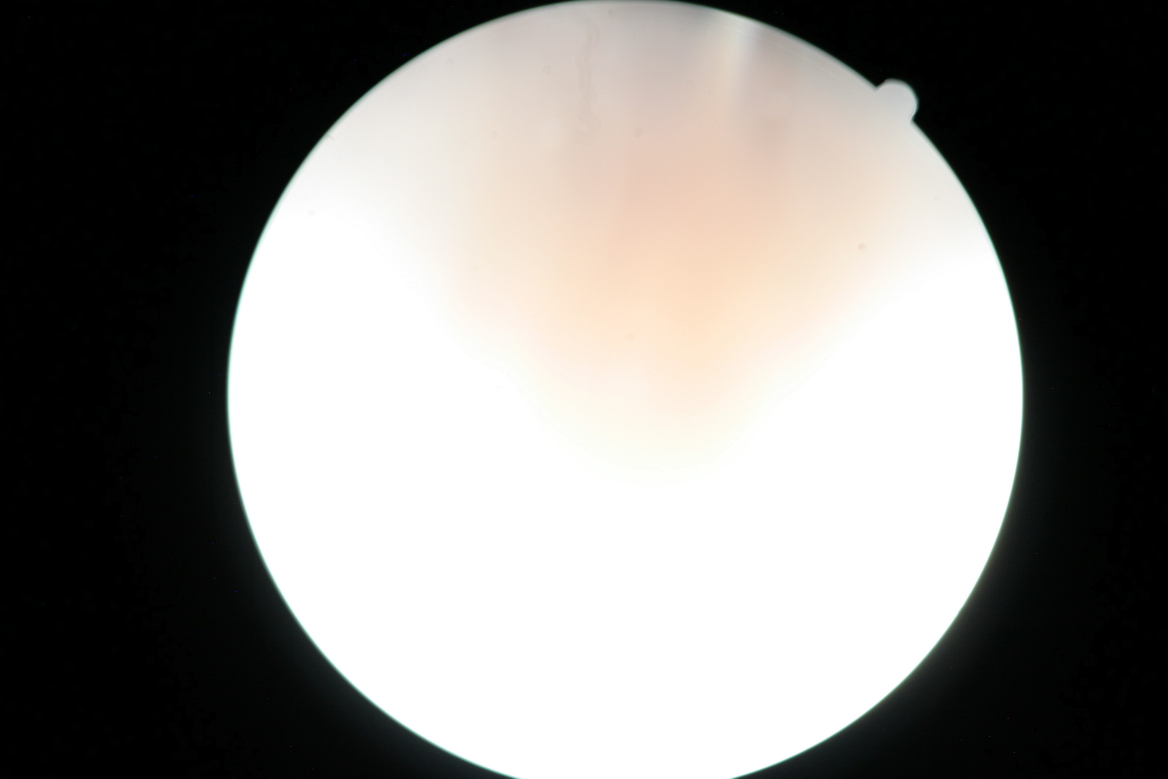
//> input picture 17335_left.jpeg, 3504 x 2336 px (shown at 1/3 size)
$ ./features 17335_left.jpeg   (built with g++ and OpenCV 4)
//> lines starting //> are read from the running program, lines starting //| are printed output that depends on the picture; after the words box and inside, x2 and y2 are one past the last pixel; in counts of white or black regions, pixels touching at a corner belong together
#include<opencv2/core/core.hpp>
#include<opencv2/highgui/highgui.hpp>
#include "opencv2/imgcodecs.hpp"
#include "opencv2/photo/photo.hpp"
#include "opencv2/imgproc/imgproc.hpp"
#include "opencv2/highgui/highgui.hpp"
#include<iostream>
#include<fstream>
#include "opencv2/imgproc/types_c.h"

using namespace cv;
using namespace std;
# define db double

void getroi(Rect roi[7],int r,int c);
db getspfreq(Mat I);
void GLCM(Mat src,Mat dest,int d);
db getcontrast(Mat I);
db getentropy(Mat I);
Mat cropimg(Mat src);

int main( int argc, char** argv )
{
	Mat src,lab,dest;
	Rect roi[7];
	int r,c;
    ofstream fout("feature.txt",ios::out);

	Scalar avg,stddev,av,st;
	Scalar mu[7],dev[7],skew[7],kurt[7],var[7],spfreq[7],contrast[7],entropy[7];

    //Read in image and crop and resize it
    src= imread( argv[1], 1 );
//> src is the input picture: 2336 rows x 3504 cols, CV_8UC3; mean B, G, R 130.6, 133.7, 135.9
    src=cropimg(src);
//> in cropimg, `cvtColor(img,img,CV_BGR2GRAY);`:
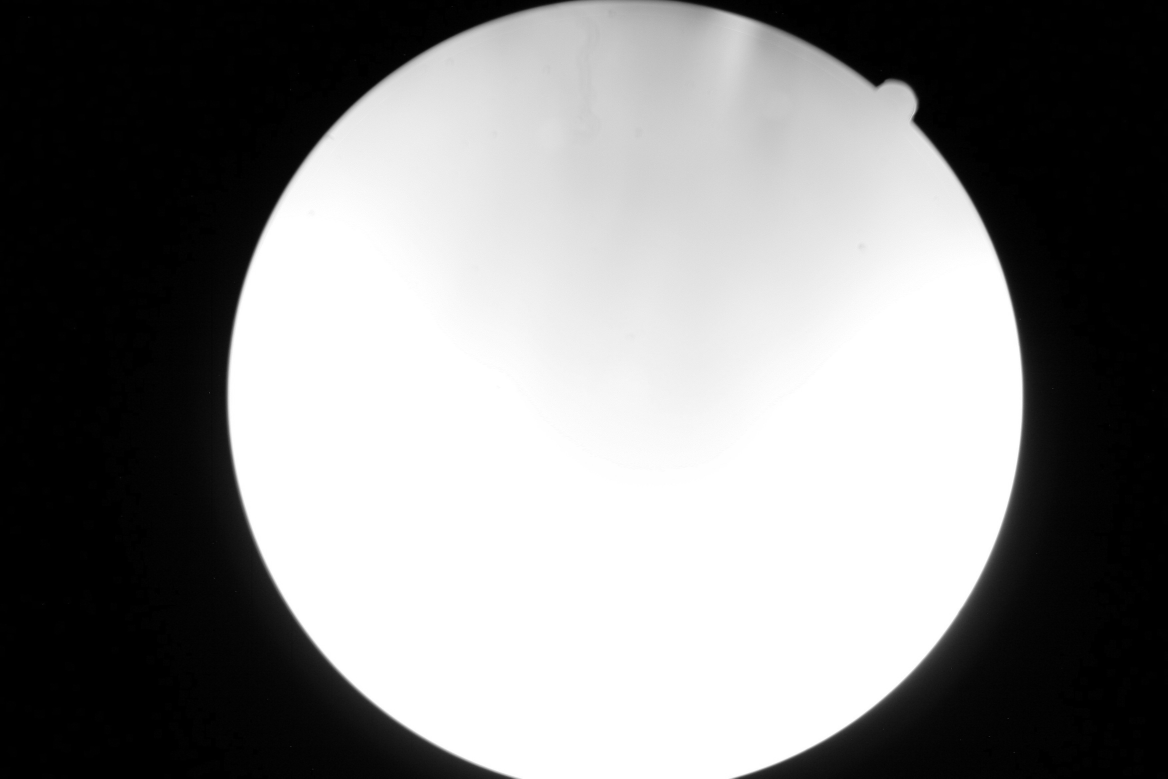
//> img: 2336 rows x 3504 cols, CV_8UC1 (shown at 1/3 size); min 0, max 255, mean 134
//> in cropimg, `threshold(img,img,10,255,CV_THRESH_BINARY);`:
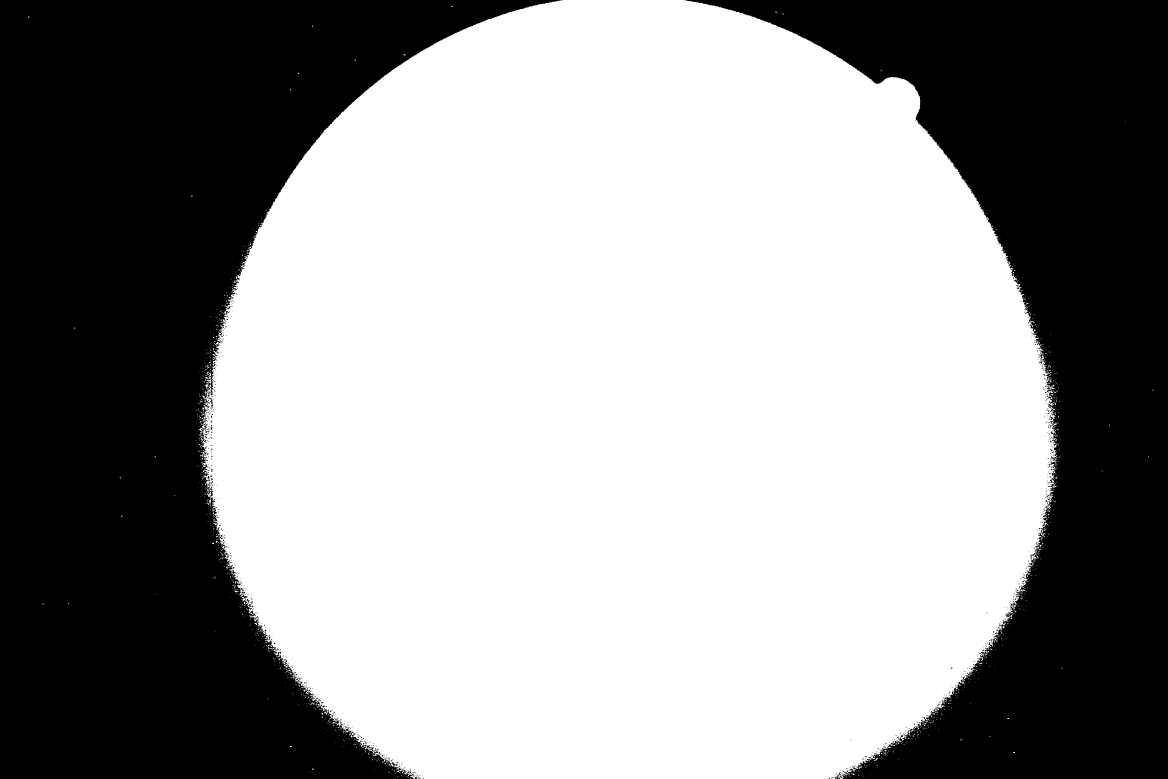
//> img: 2336 rows x 3504 cols, CV_8UC1 (shown at 1/3 size); 59.2% white; 934 black regions (894 under 20 px)
//> in cropimg, `GaussianBlur(img,img,Size(21,21),0,0);`:
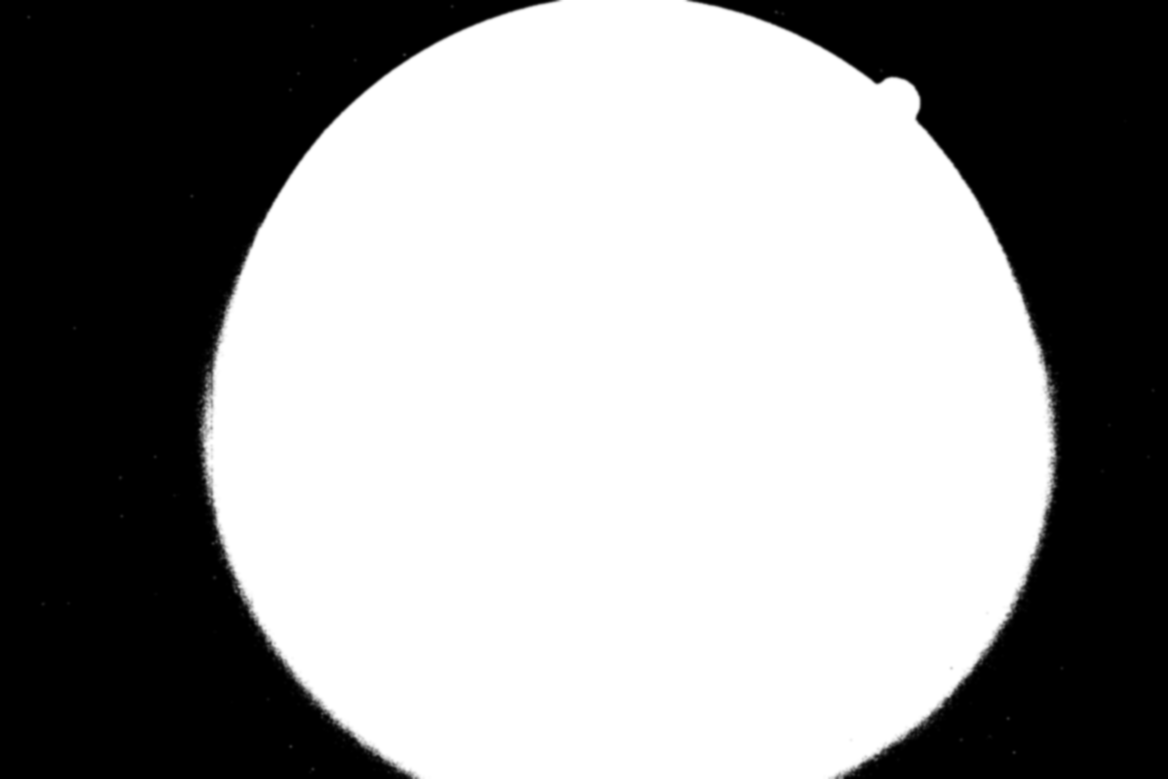
//> img: 2336 rows x 3504 cols, CV_8UC1 (shown at 1/3 size); 3.15% of pixels changed, all inside (x1, y1, x2, y2) = (76, 0, 3470, 2336)
//> in cropimg, `findContours(img,contours,hierarchy,CV_RETR_TREE,CV_CHAIN_APPROX_SIMPL..`: contours = 54 contours, 4 with area under 20; largest, box (x1, y1, x2, y2) and area: (579, 0, 3191, 2336) 4972763, (2318, 25, 2359, 52) 727, (922, 2297, 950, 2325) 496, (2955, 2199, 2982, 2222) 432, (632, 1721, 656, 1745) 406
//> in cropimg, `Mat dest=src(boundingRect(contours[0]));`:
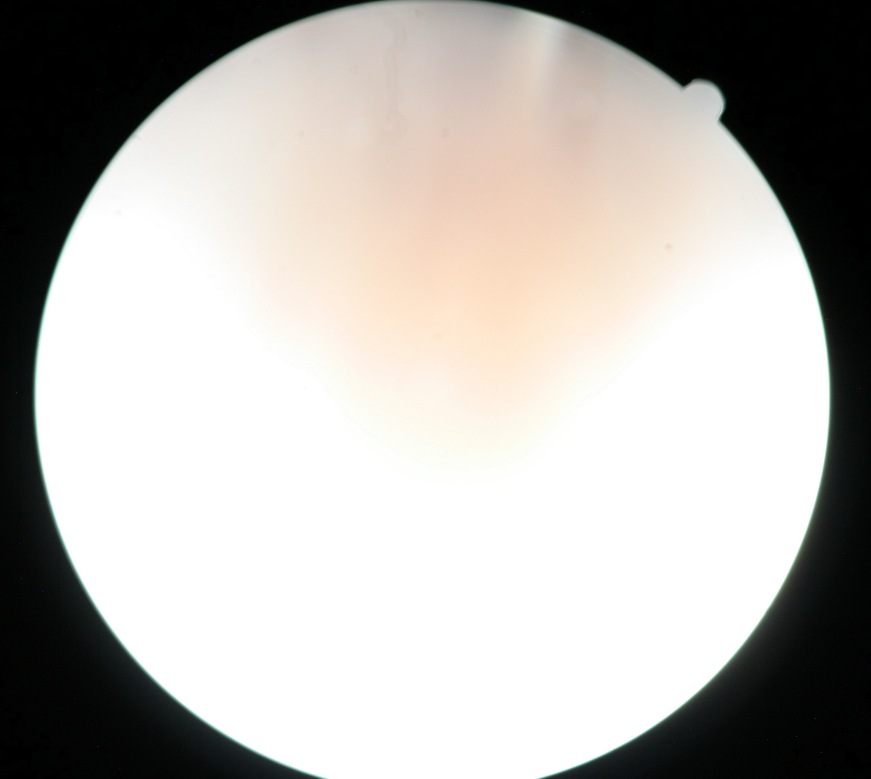
//> dest: 2336 rows x 2612 cols, CV_8UC3 (shown at 1/3 size); mean B, G, R 175, 179.1, 182.1
    resize(src,src,Size(650,560));
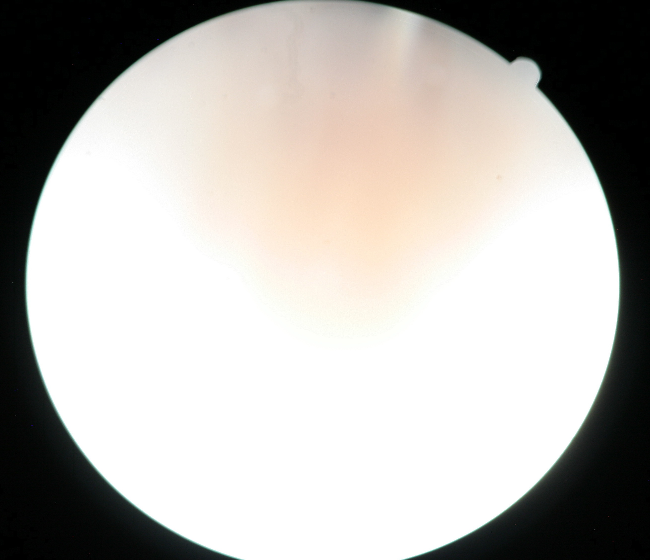
//> src: 560 rows x 650 cols, CV_8UC3; mean B, G, R 175, 179, 182

    //Splitting into 7 regions of interest
    r=src.rows; c=src.cols;
//> after `r = src.rows`: r = 560
//> after `c = src.cols`: c = 650
    getroi(roi,r,c);

    //Converting to CIE*Lab space
 	cvtColor( src, dest, CV_BGR2Lab );
//> dest: 560 rows x 650 cols, CV_8UC3; mean of channels 0, 1, 2 180.2, 128.4, 130.4
 	cout<<"1\n";
    for(int j=0;j<7;j++){
 		lab=dest(roi[j]);

        //Calculating mean and standard deviation
 		meanStdDev(lab,mu[j],dev[j]);

        //Splitting into the three channels L,a,b
        Mat channel[3];
 		split(lab,channel);

        //Calculating the skew for each of the three channels L,a,b
cout<<"skew\n";
        Mat x3; pow(lab,3,x3);
 		meanStdDev(x3,avg,stddev);
 		for(int i=0;i<3;i++)
 			skew[j][i]=(avg[i]-3*mu[j][i]*dev[j][i]*dev[j][i]-mu[j][i]*mu[j][i]*mu[j][i])/(dev[j][i]*dev[j][i]*dev[j][i]);

        Mat x4; pow(lab,4,x4);
 		meanStdDev(x4,av,st);


        //Calculating the kurtosis for each of the three channels L,a,b
cout<<"kurtosis\n";
        for(int i=0;i<3;i++)
 			kurt[j][i]=(av[i]-4*mu[j][i]*avg[i]+6*mu[j][i]*mu[j][i]*dev[j][i]*dev[j][i]+3*mu[j][i]*mu[j][i]*mu[j][i]*mu[j][i])/(dev[j][i]*dev[j][i]*dev[j][i]*dev[j][i]);

        //Calculating the variance for each of the three channels L,a,b
cout<<"variance\n";
        for(int i=0;i<3;i++)
 			var[j][i]=dev[j][i]*dev[j][i];

        //Calculating the spatial frequency for each of the three channels L,a,b
cout<<"spatial frequency\n";
        for(int i=0;i<3;i++){
 			spfreq[j][i]=getspfreq(channel[i]);
 		}

        //Calculating the contrast and entropy(Haralick features) for each of the three channels L,a,b
cout<<"contrast and entropy\n";
        for(int i=0;i<3;i++){
            Mat frame=Mat::zeros(256,256,CV_64FC1);
            GLCM(channel[i],frame,1);
            contrast[j][i]=getcontrast(frame);
            entropy[j][i]=getentropy(frame);
        }

        //Writing the feature vector into a text file
 		fout<<mu[j][0]<<"\n"<<mu[j][1]<<"\n"<<mu[j][2]<<"\n";
 		fout<<dev[j][0]<<"\n"<<dev[j][1]<<"\n"<<dev[j][2]<<"\n";
 		fout<<skew[j][0]<<"\n"<<skew[j][1]<<"\n"<<skew[j][2]<<"\n";
 		fout<<kurt[j][0]<<"\n"<<kurt[j][1]<<"\n"<<kurt[j][2]<<"\n";
 		fout<<var[j][0]<<"\n"<<var[j][1]<<"\n"<<var[j][2]<<"\n";
 		fout<<spfreq[j][0]<<"\n"<<spfreq[j][1]<<"\n"<<spfreq[j][2]<<"\n";
        fout<<contrast[j][0]<<"\n"<<contrast[j][1]<<"\n"<<contrast[j][2]<<"\n";
        fout<<entropy[j][0]<<"\n"<<entropy[j][1]<<"\n"<<entropy[j][2]<<"\n";
    }
//> lab: 140 rows x 195 cols, CV_8UC3; mean of channels 0, 1, 2 255, 128, 128
//> after the loop, avg = Scalar(255, 255, 255); stddev = Scalar(0); skew = 7 Scalars: [-9565.9, -229597.7, -37598.5, 0], [-9757.8, -234391.1, -67546.1, 0], [-38708.4, -2873857.2, -2371015.2, 0], [-45002.9, -217285.5, -18990.8, 0], [-3621.5, -664971.6, -100564.3, 0], [-inf, -inf, -inf, 0], [-9.35e+12, -inf, -1.18e+12, 0]; av = Scalar(255, 255, 255); st = Scalar(0); kurt = 7 Scalars: [606499.7, 42154742.9, 3772029.6, 0], [622812.8, 43332560.7, 8242611.2, 0], [3921352.1, 1.23e+09, 948385680.8, 0], [4794629, 39167155.6, 1515745.7, 0], [165432.7, 174078382.7, 14016674.4, 0], [inf, inf, inf, 0], [5.91e+17, inf, 3.75e+16, 0]; var = 7 Scalars: [121.4, 4.54, 16.32, 0], [107.6, 4.66, 11.71, 0], [56.61, 0.81, 0.92, 0], [48.2, 4.63, 25.69, 0], [272, 2.15, 7.72, 0], [0, 0, 0, 0], [0, 0, 0, 0]; spfreq = 7 Scalars: [16.89, 16.46, 16.33, 0], [17.09, 16.44, 16.3, 0], [15.74, 15.96, 16.1, 0], [16.79, 16.43, 16.17, 0], [15.26, 16.26, 16.2, 0], [15.92, 15.92, 15.92, 0], [15.92, 15.92, 15.92, 0]; contrast = 7 Scalars: [133.4, 4.07, 6.34, 0], [124.5, 5.74, 7.16, 0], [26.02, 0.69, 0.17, 0], [38.87, 3.92, 4.47, 0], [139.8, 3.79, 0.8, 0], [0, 0, 0, 0], [0, 0, 0, 0]; entropy = 7 Scalars: [84.3, 3.17, 10.6, 0], [82.67, 4.18, 9.84, 0], [-3.58, -4.6, -4.24, 0], [29.74, 2.86, 9.97, 0], [-0.57, -2.98, -2.01, 0], [-5.55, -5.55, -5.55, 0], [-5.54, -5.55, -5.54, 0]

    fout.close();
 	return 0;
}

bool cmpare(std::vector<cv::Point> x,std::vector<cv::Point> y){
    return(fabs(contourArea(Mat(x)))>fabs(contourArea(Mat(y))));
}

Mat cropimg(Mat src){//Crops image to remove the black background in the retinal image
    Mat img=src.clone();
    cvtColor(img,img,CV_BGR2GRAY);
    threshold(img,img,10,255,CV_THRESH_BINARY);
    GaussianBlur(img,img,Size(21,21),0,0);
    vector<vector<Point> > contours;
    vector<Vec4i> hierarchy;
    findContours(img,contours,hierarchy,CV_RETR_TREE,CV_CHAIN_APPROX_SIMPLE);
    std::sort(contours.begin(),contours.end(),cmpare);
    Mat dest=src(boundingRect(contours[0]));
    return dest;
}

void getroi(Rect roi[7],int r,int c){//Splitting the retinal image into 7 regions
	roi[0]=Rect(Point(c/5,r/8),Point(c/2,(3*r/8)));
 	roi[1]=Rect(Point(c/2,r/8),Point(4*c/5,3*r/8));
 	roi[2]=Rect(Point(c/20,3*r/8),Point(7*c/20,5*r/8));
 	roi[3]=Rect(Point(7*c/20,3*r/8),Point(13*c/20,5*r/8));
 	roi[4]=Rect(Point(13*c/20,3*r/8),Point(19*c/20,5*r/8));
 	roi[5]=Rect(Point(c/5,5*r/8),Point(c/2,7*r/8));
 	roi[6]=Rect(Point(c/2,5*r/8),Point(4*c/5,7*r/8));
}

db getspfreq(Mat I){//Obtaining the value of spatial frequency
	Mat padded;
	int m = getOptimalDFTSize( I.rows );
	int n = getOptimalDFTSize( I.cols );
    copyMakeBorder(I, padded, 0, m - I.rows, 0, n - I.cols, BORDER_CONSTANT, Scalar::all(0));
	Mat planes[] = {Mat_<db>(padded), Mat::zeros(padded.size(), CV_64F)};
	Mat complexI;
	merge(planes, 2, complexI);
	dft(complexI, complexI);
	split(complexI, planes);                   // planes[0] = Re(DFT(I), planes[1] = Im(DFT(I))
	magnitude(planes[0], planes[1], planes[0]);// planes[0] = magnitude
	Mat magI = planes[0];
	magI = magI(Rect(0, 0, magI.cols & -2, magI.rows & -2));
	// rearrange the quadrants of Fourier image  so that the origin is at the image center
	int cx = magI.cols/2;
	int cy = magI.rows/2;
	Mat q0(magI, Rect(0, 0, cx, cy));
	Mat q1(magI, Rect(cx, 0, cx, cy));
	Mat q2(magI, Rect(0, cy, cx, cy));
	Mat q3(magI, Rect(cx, cy, cx, cy));
	Mat tmp;                           // swap quadrants (Top-Left with Bottom-Right)
	q0.copyTo(tmp);
	q3.copyTo(q0);
	tmp.copyTo(q3);
	q1.copyTo(tmp);                    // swap quadrant (Top-Right with Bottom-Left)
	q2.copyTo(q1);
    tmp.copyTo(q2);
    db spfreq=0,tot=0;
    for(int i=0;i<magI.rows;i++){
        for(int j=0;j<magI.cols;j++){
            spfreq+=magI.at<db>(i, j)*fabs(i-(magI.rows/2))+magI.at<db>(i, j)*fabs(j-(magI.cols/2));
            tot+=2*magI.at<db>(i, j);
        }
    }
    spfreq=spfreq/tot;
    return spfreq;

}

void GLCM(Mat I,Mat res,int d){//To obtain the GLCM (Gray Level Co-occurence Matrix)
    int p,q;
    for(int i=0;i<I.rows;i++){
        for(int j=d;j<(I.cols-d);j++){
            p=I.at<uchar>(i, j);
            q=I.at<uchar>(i, j+d);
            res.at<db>(p, q)+=1;
        }
    }
    res=res+res.t();
    normalize(res,res,NORM_L2);
}

db getcontrast(Mat I){//Obtaining the value of contrast(Haralick feature)
    db ans=0;
    for(int i=0;i<I.rows;i++)
        for(int j=0;j<I.cols;j++)
            ans+=(i-j)*(i-j)*I.at<db>(i, j);
    return ans;
}

db getentropy(Mat I){//Obtaining the value of entropy(Haralick feature)
    db ans=0;
    for(int i=0;i<I.rows;i++)
        for(int j=0;j<I.cols;j++)
            if(I.at<db>(i, j))
                ans+=I.at<db>(i, j)*log(I.at<db>(i, j));
    return (-ans);
}
